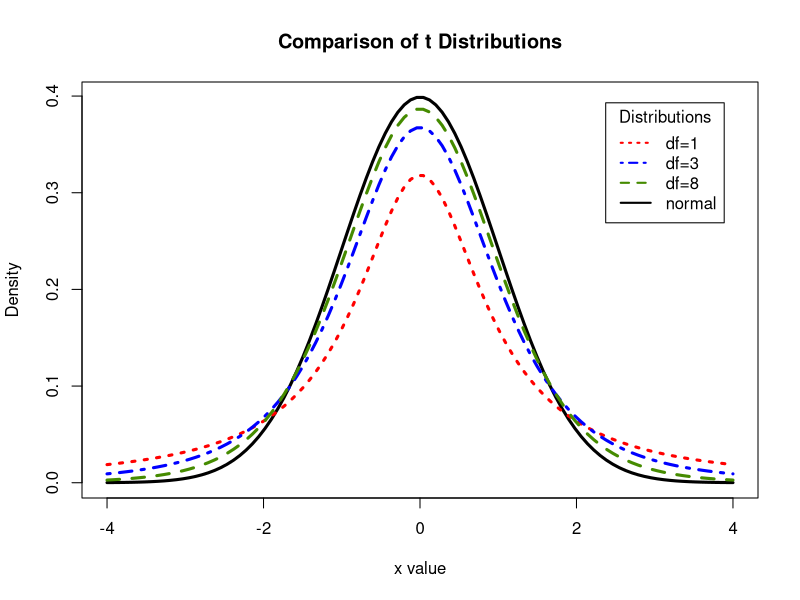

Write R code to recreate this figure. (Note: this script raises an error after producing the figure.)
## ---- chunk 1
# Display the Student's t distributions with various
# degrees of freedom and compare to the normal distribution

x <- seq(-4, 4, length=100)
hx <- dnorm(x)

degf <- c(1, 3, 8)
colors <- c("red", "blue", "chartreuse4", "black")
type <- c(3, 4, 2, 1)
labels <- c("df=1", "df=3", "df=8", "normal")

plot(x, hx, type="l", lty=1, lwd=3, xlab="x value",
  ylab="Density", main="Comparison of t Distributions")

for (i in 1:4){
  lines(x, dt(x,degf[i]), lwd=3, col=colors[i], lty = type[i])
}

legend("topright", inset=.05, title="Distributions",
  labels, lwd=2, lty=type, col=colors)
## ---- chunk 2
bodytemp <- read.csv("data/normal_temperature.csv")
bodytemp %>%
  ggplot(aes(x = Temp))+
  geom_boxplot()+
  labs(title="Boxplot of the Difference in Time to Read Words 
       Between Color and Black for College Undergraduates",
       x = "Differences in time to read words (Color - Black)")
## ---- chunk 3
bodytemp %>% 
  summarise(favstats(Temp))
## ---- chunk 4

x <- seq(-4, 4, length=100)
hx<-dt(x,51)
degf <- 51

plot(x, hx, type="l", lty=1, lwd=3, xlab="x value",
  ylab="Density", main="t Distribution with __ df")

